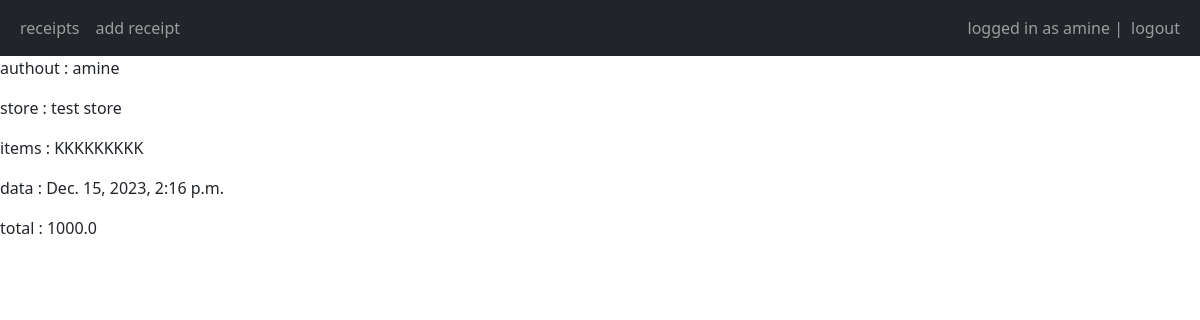
Screenshot of /receipts/3/ (signed in) with the database file from the repository.
### main/models.py (models this page shows)
class Receipt(models.Model):
    author= models.ForeignKey(User,on_delete=models.CASCADE,related_name="receipts")
    store= models.CharField(max_length=100)
    created_at = models.DateTimeField(auto_now_add=True)
    updated_at = models.DateTimeField(auto_now=True)
    item = models.TextField()
    total_amount = models.FloatField()
    def __str__(self):
        return "{}, {}, {}".format(self.author.username ,self.store ,self.total_amount)

### main/views.py (the view)
# urls.py: path("receipts/<int:pk>/",detailView, name="receipt-details"),
@login_required(login_url="/login/")
def detailView(request,pk):
    if(request.method == "GET"):
        try:
            receipts = Receipt.objects.get(author = request.user ,id = pk)
            print(receipts)
            return render(request,"receipt/detailReceipt.html",{"receipt":receipts})
        except:
            return redirect("/receipts")

### templates/receipt/detailReceipt.html
{% extends "base.html" %}
{% block content %}
    <p> authout : {{receipt.author}}</p>
    <p> store : {{receipt.store}} </p>
    <p> items : {{receipt.item}} </p>
    <p> data : {{receipt.created_at}}</p>
    <p> total : {{receipt.total_amount}} </p>
{% endblock %}

### templates/base.html (shortened to what this page needs)
<!DOCTYPE html>
<html>
    <head>
        <link rel="stylesheet" href="">
        <link href="https://cdn.jsdelivr.net/npm/bootstrap@5.0.2/dist/css/bootstrap.min.css" rel="stylesheet">
    </head>
    <body>
        <nav class="navbar navbar-expand-lg navbar-dark bg-dark">
            <div class="container-fluid">
                <div>
                    <ul class="navbar-nav">
                        {% if user.is_authenticated %}
                        <li class="nav-item"><a class="nav-link" href="{% url 'receipts'%}"> receipts </a></li>
                        <li class="nav-item"><a class="nav-link" href= "{% url 'add-receipt' %}" > add receipt </a></li>
                    {% endif %}
                    </ul>
                </div>
                <div>
                    <ul class="navbar-nav">
                    {% if user.is_authenticated %}
                        <span class="navbar-text"> logged in as {{user.username}} | </span>
                        <li class="nav-item"><a class="nav-link" href="/logout"> logout </a></li>
                    {% else %}
                        <li class="nav-item"><a class="nav-link" href="/login"> signin </a></li>
                    {% endif %}
                    </ul>
                </div>
            </div>
        </nav>
        {%block content%}
        {%endblock%}
    </body>
</html>

### rows the page displays
Receipt: author "amine", store "test store", item "KKKKKKKKK", created_at "Dec. 15, 2023, 2:16 p.m.", total_amount "1000.0"

### other values shown
{{ user.username }} "amine"
